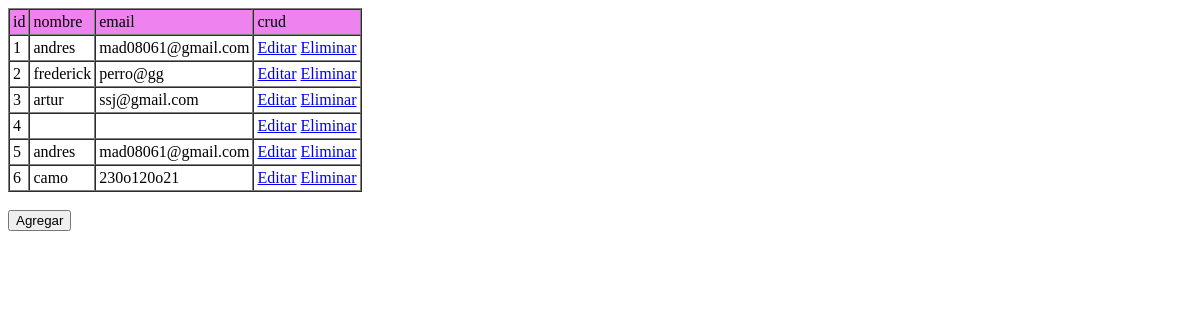
Before: / with the older database file.
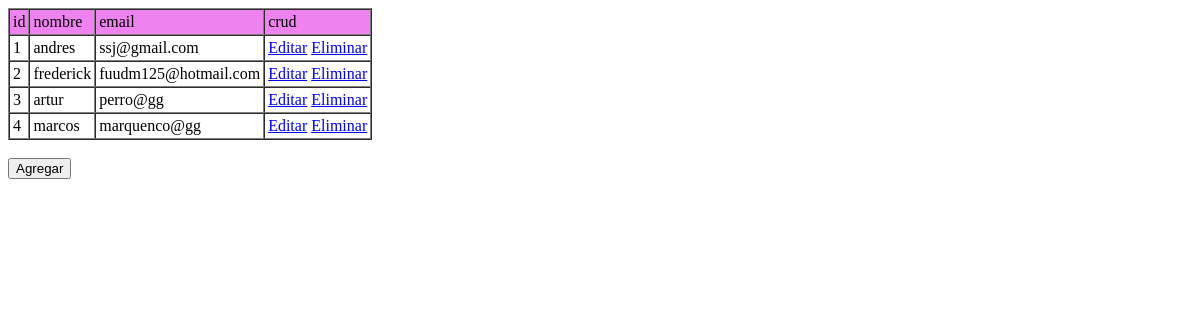
After: the same page with the newer database file.
### tables this page shows
CREATE TABLE IF NOT EXISTS `personas` (
  `id` int(11) NOT NULL AUTO_INCREMENT,
  `nombre` varchar(80) DEFAULT NULL,
  `email` varchar(80) DEFAULT NULL,
  PRIMARY KEY (`id`)
);

### include/db.php (called while the page is built, shortened)
<?php
class DB {
    static $host="localhost";
    static $user="root";
    static $password="";
    static $base="personas";
    public static function query($sql){
        $con = new mysqli(self::$host,self::$user,self::$password,self::$base);
        $res=$con->query($sql);
        return $res;
    }
}
?>

### index.php (the view, shortened to what this page needs)
<?php
    include("include/db.php");
    $sql="select * from personas";
    $result=DB::query($sql);
?>
<!DOCTYPE html>
<html lang="es">
<head>
</head>
<body>
    <form>
    <table border="1" cellspacing="0" cellpadding="3" >
        <tr style="background-color: violet">
            <td>id</td>
            <td>nombre</td>
            <td>email</td>
            <td>crud</td>
        </tr>
        <tr >
            <?php
            while($mostrar=mysqli_fetch_array($result)){
            ?>
            <td><?php echo $mostrar['id']?></td>
            <td><?php echo $mostrar['nombre']?></td>
            <td><?php echo $mostrar['email']?></td>
            <td>
            <a href="editar.php?id=<?= $mostrar["id"]; ?>">Editar</a>
            <a href="eliminar.php?id=<?= $mostrar["id"]; ?>">Eliminar</a>
            </td>
        </tr>
            <?php
            }
            ?>
    </table>
    </form>
    <form action="crear.php">
    <div>
        <br>
        <button type="submit">Agregar</button>
    </div>
    </form>
</body>
</html>

Changed rows visible on the page:
removed personas: id "5", nombre "andres", email "mad08061@gmail.com"
removed personas: id "6", nombre "camo", email "230o120o21"
changed personas "andres": email "mad08061@gmail.com" → "ssj@gmail.com"
changed personas "frederick": email "perro@gg" → "fuudm125@hotmail.com"
changed personas "artur": email "ssj@gmail.com" → "perro@gg"
changed personas id 4: nombre (not shown) → "marcos"; email (not shown) → "marquenco@gg"
